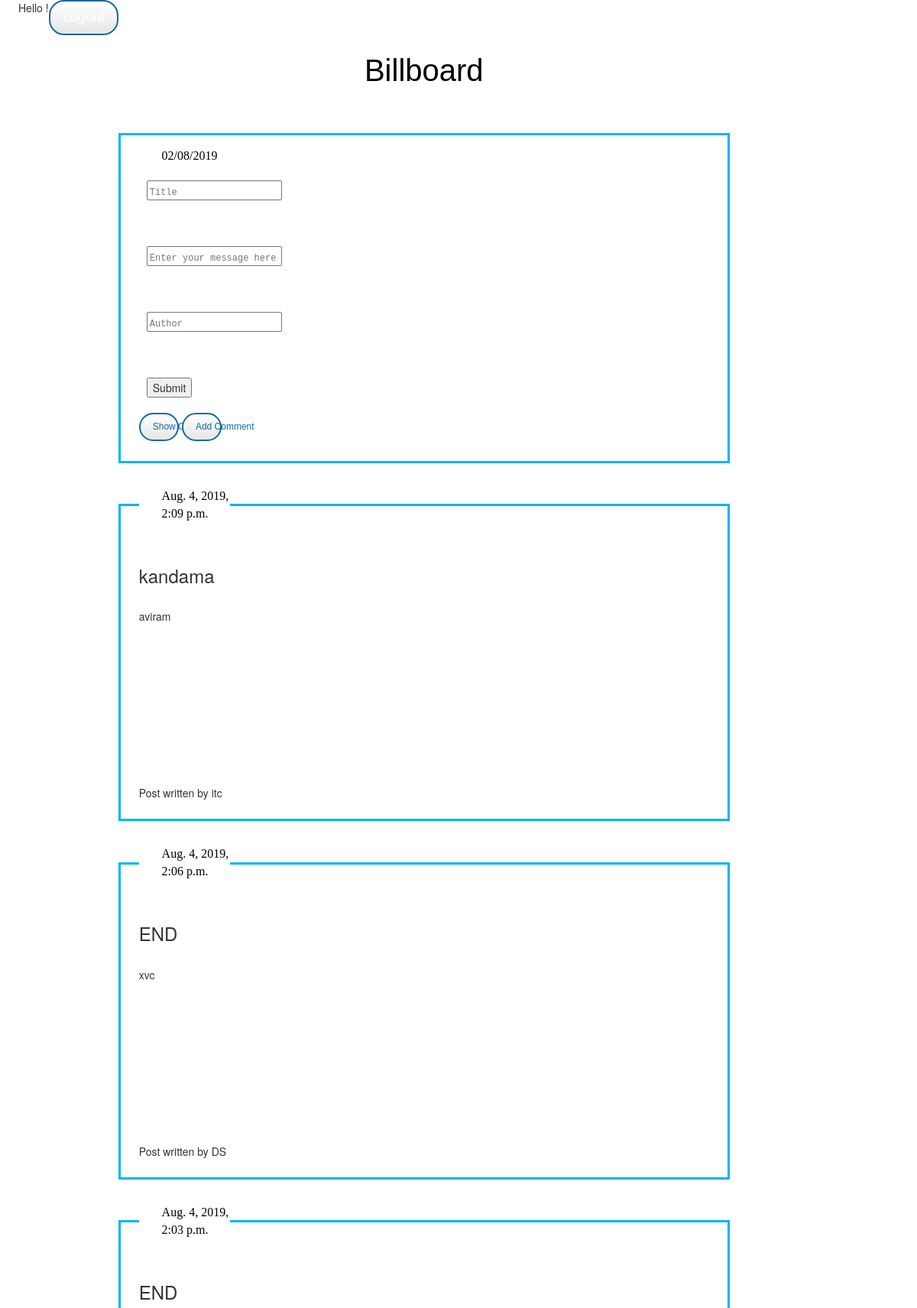
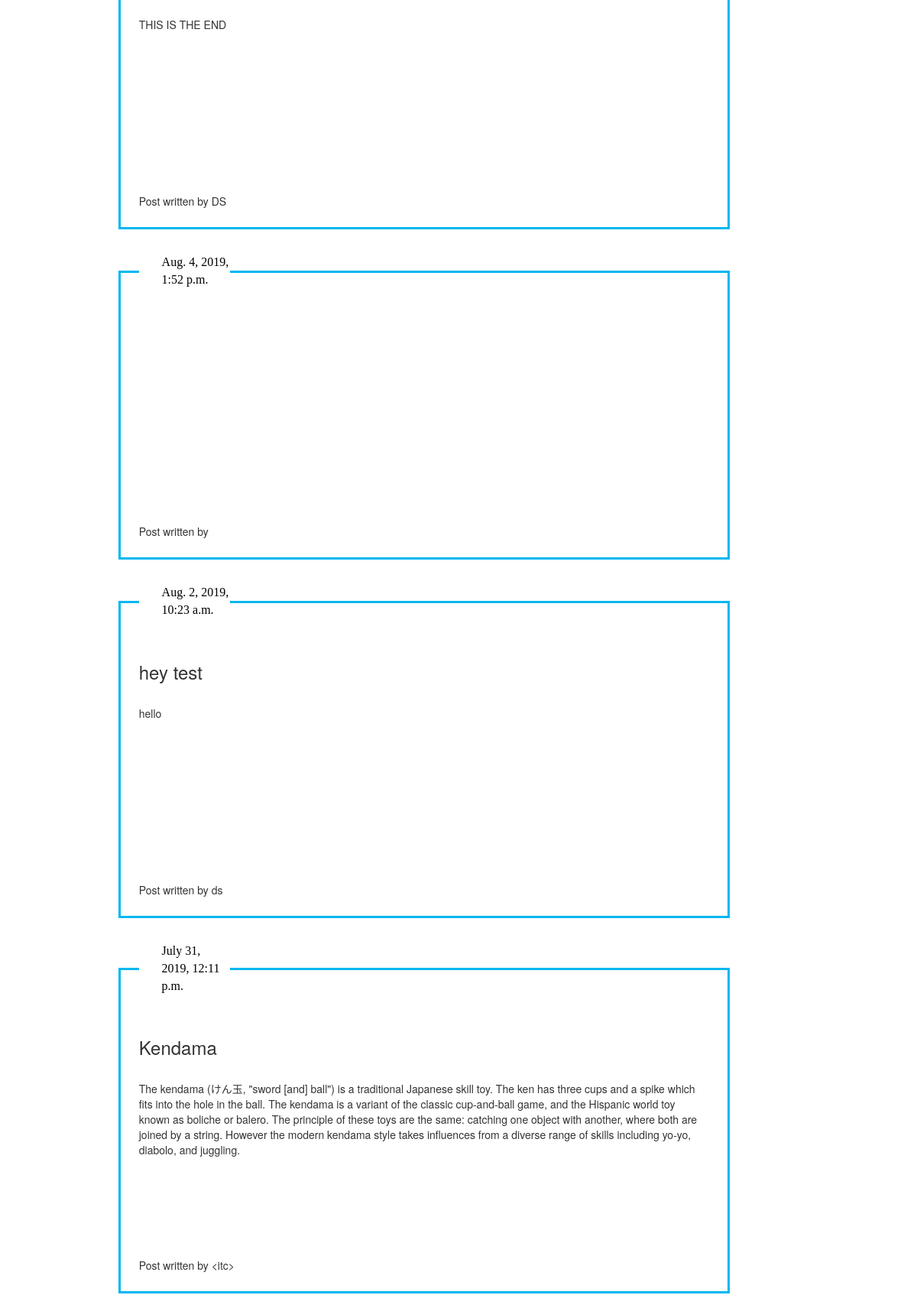
The page /posts/ (signed in, upper part) on the database its author committed (2 pictures, top to bottom).
### posts/models.py (models this page shows, shortened)
class Post(models.Model):
    post_title = models.CharField(max_length=120)
    post_pub_date = models.DateTimeField(auto_now_add=True)
    post_desc = models.TextField()
    post_author = models.CharField(max_length=24)

### posts/views.py (the view)
@login_required
def index(request):
    postlist = Post.objects.all().order_by('-post_pub_date')[:]
    return render(request, 'posts/board.html', {'postlist': postlist})

### posts/templates/posts/board.html (shortened to what this page needs)
{% extends "posts/base.html" %}
{% load static %}
{% block header %}
<link href="{% static 'css/board.css' %}" rel="stylesheet" type="text/css">
{% endblock %}
{% block content %}
<div>
    <div id="hellouser">Hello {{username}}!</div>
    <a class="btn" id="logoutbtn" href={% url 'logout' %}>Logout</a>
</div>
    <div class="board">
    <h1 id="maintitle"> Billboard </h1>
    <div class ="post_div center-block">
    <form action="/add/" method="POST">
        <legend class="pubdate">02/08/2019</legend>
        <a class="delete_post" id="38"><i class="fa fa-trash" aria-hidden="true"></i></a>
        <input type="text" name="title" placeholder="Title"/><br>
        <input type="text" name="message" placeholder="Enter your message here"/><br>
        <input type="text" name="author" placeholder="Author"/><br>
        <input type="submit" value="Submit" />
    </form>
          <button class="showcomments btn " id="showcomment_38">Show Comments</button>
                    <button class="addcomment btn" id="add_38">Add Comment</button>
                    <div class="comments" id="commentbox_38">
    </div>
        </div>
        {% if postlist %}
            {% for post in postlist %}
            <div class="postlist">
            <fieldset class="post_div center-block">
                <a class="delete_post" id="27"><i class="fa fa-trash" aria-hidden="true"></i></a>
            <legend class="pubdate">{{post.post_pub_date}}</legend>
                <h3 class="title">{{post.post_title}}</h3><br>
                <div class="message">{{post.post_desc }}</div>
                <h5 class="author">Post written by {{post.post_author}} </h5>
            </fieldset>
    </div>
            {% endfor %}
            {% else %}
             <p>No posts are available.</p>
            {% endif %}
    </div>
{% endblock %}

### posts/templates/posts/base.html (shortened to what this page needs)
<!DOCTYPE html>
{% load static %}
<html lang="en">
<head>
    <link href="//maxcdn.bootstrapcdn.com/bootstrap/3.3.0/css/bootstrap.min.css" rel="stylesheet" id="bootstrap-css">
   <link rel="stylesheet" href="https://use.fontawesome.com/releases/v5.8.2/css/all.css"
>
    {% block header%}
    {% endblock %}
</head>
<body>
{% block content %}
{% endblock %}
</body>
</html>

### posts/static/css/board.css (style rules this page uses)
body { font-family: "Helvetica Neue",Helvetica,Arial,sans-serif; font-size: 14px; line-height: 1.42857143; color: #333; background-color: #fff; padding-left: 2%; padding-right: 2%; display:flex; margin: 0; }
#hellouser { float: left; display: block; }
#logoutbtn { color:white; font-size:18px; }
.btn { background: #ffffff; background-image: linear-gradient(to bottom, #ffffff, #e6e6e6); border-radius: 20px; font-family: Arial; color: #126ba3; font-size: 12px; padding: 8px 16px 8px 16px; border: solid #126ba3 2px; text-decoration: none; }
#maintitle { font-family: 'Anton', sans-serif; font-size: 40px; color: black; text-align: center; padding: 50px; }
.h1, .h2, .h3, h1, h2, h3 { margin-top: 20px; margin-bottom: 10px; }
div .post_div.center-block { padding: 16px; height: auto; width: 800px; border: 3px solid #00b7ef; margin-bottom: 4%; padding-left: 3%; padding-right: 3%; }
.center-block { display: block; margin-right: auto; margin-left: auto; }
fieldset { min-width: 0; margin: 0; margin-inline-start: 2px; margin-inline-end: 2px; padding-block-start: 0.35em; padding-inline-start: 0.75em; padding-inline-end: 0.75em; padding-block-end: 0.625em; min-inline-size: min-content; }
legend { border: 0; border-bottom: 0px; width: 16%; padding-left: 1%; display: block; padding: 0; margin-bottom: 20px; font-size: 21px; line-height: inherit; color: #333; }
.pubdate { font-family: 'Poiret One', cursive; font-size: 16px; color: black; padding-left: 4%; }
.delete_post { font-size: 24px; float: right; cursor: pointer; }
a { color: #337ab7; text-decoration: none; background-color: transparent; }
.comments { padding-top: 10px; }
.fa { display: inline-block; font: normal normal normal 14px/1 FontAwesome; font-size: inherit; text-rendering: auto; -webkit-font-smoothing: antialiased; color:white; font-size:18px; }
legend { border: 0; border-bottom: 0px; width: 16%; padding-left: 1%; }
button { text-decoration: none; width: 7%; color:white; }
input { display: block; margin: 20px 10px; }
::placeholder { opacity: 1; font-family: "Courier New", Courier, monospace; font-size: 12px; }
.message { height: 224px; }

### rows shown on the page
Post: post_pub_date "Aug. 4, 2019, 2:09 p.m.", post_title "kandama", post_desc "aviram", post_author "itc"
Post: post_pub_date "Aug. 4, 2019, 2:06 p.m.", post_title "END", post_desc "xvc", post_author "DS"
Post: post_pub_date "Aug. 4, 2019, 2:03 p.m.", post_title "END", post_desc "THIS IS THE END", post_author "DS"
Post: post_pub_date "Aug. 4, 2019, 1:52 p.m."
Post: post_pub_date "Aug. 2, 2019, 10:23 a.m.", post_title "hey test", post_desc "hello", post_author "ds"
Post: post_pub_date "July 31, 2019, 12:11 p.m.", post_title "Kendama", post_desc "The kendama (けん玉, \"sword [and] ball\") is a traditional Japanese skill toy. The ken has three cups and a spike which fits into the hole in the ball. The kendama is a variant of the classic cup-and-ball game, and the Hispanic world toy known as boliche or balero. The principle of these toys are the same: catching one object with another, where both are joined by a string. However the modern kendama style takes influences from a diverse range of skills including yo-yo, diabolo, and juggling.", post_author "<itc>"
